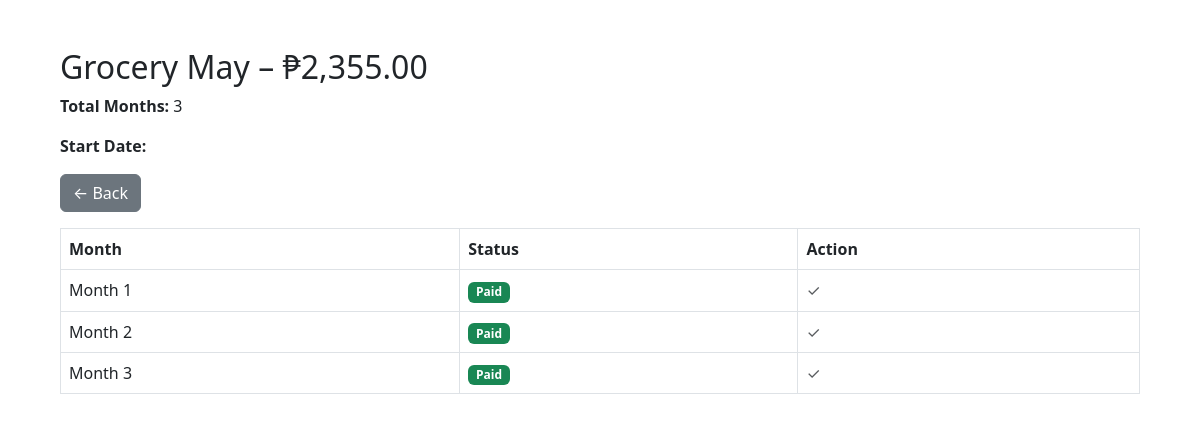
/debt.php?id=22, run on the app's committed database.
### tables this page shows
CREATE TABLE `debts` (
  `id` int(11) NOT NULL,
  `name` varchar(255) NOT NULL,
  `amount` decimal(10,2) NOT NULL,
  `total_months` int(11) NOT NULL,
  `payment_day` int(11) NOT NULL DEFAULT 15
);

CREATE TABLE `debt_payments` (
  `id` int(11) NOT NULL,
  `debt_id` int(11) NOT NULL,
  `payment_month` int(11) NOT NULL,
  `is_paid` tinyint(1) DEFAULT 0,
  `payment_date` date DEFAULT NULL
);

### debt.php (the view, shortened to what this page needs)
<?php include 'db.php';
$id = $_GET['id'];
$debt = $conn->query("SELECT * FROM debts WHERE id=$id")->fetch_assoc();
$payments = $conn->query("SELECT * FROM debt_payments WHERE debt_id=$id ORDER BY payment_month ASC");
?>
<!DOCTYPE html>
<html>
<head>
    <link href="https://cdn.jsdelivr.net/npm/bootstrap@5.3.0/dist/css/bootstrap.min.css" rel="stylesheet">
</head>
<body class="p-5">
    <div class="container">
        <h2><?= $debt['name'] ?> – ₱<?= number_format($debt['amount'], 2) ?></h2>
        <p><strong>Total Months:</strong> <?= $debt['total_months'] ?></p>
        <p><strong>Start Date:</strong> <?= $debt['start_date'] ?></p>
        <a href="index.php" class="btn btn-secondary mb-3">← Back</a>
        <table class="table table-bordered">
            <thead>
                <tr>
                    <th>Month</th>
                    <th>Status</th>
                    <th>Action</th>
                </tr>
            </thead>
            <tbody>
                <?php while ($p = $payments->fetch_assoc()): ?>
                    <tr>
                        <td>Month <?= $p['payment_month'] ?></td>
                        <td><?= $p['is_paid'] ? '<span class="badge bg-success">Paid</span>' : '<span class="badge bg-danger">Unpaid</span>' ?></td>
                        <td>
                            <?php if (!$p['is_paid']): ?>
                                <a href="mark_paid.php?id=<?= $p['id'] ?>&debt_id=<?= $id ?>" class="btn btn-sm btn-success">Mark as Paid</a>
                            <?php else: ?>
                                <span class="text-muted">✓</span>
                            <?php endif; ?>
                        </td>
                    </tr>
                <?php endwhile; ?>
            </tbody>
        </table>
    </div>
</body>
</html>

### data on the page
debts: name "Grocery May", amount "2,355.00", total_months "3"
debt_payments: payment_month "1", is_paid "Paid"
debt_payments: payment_month "2", is_paid "Paid"
debt_payments: payment_month "3", is_paid "Paid"
